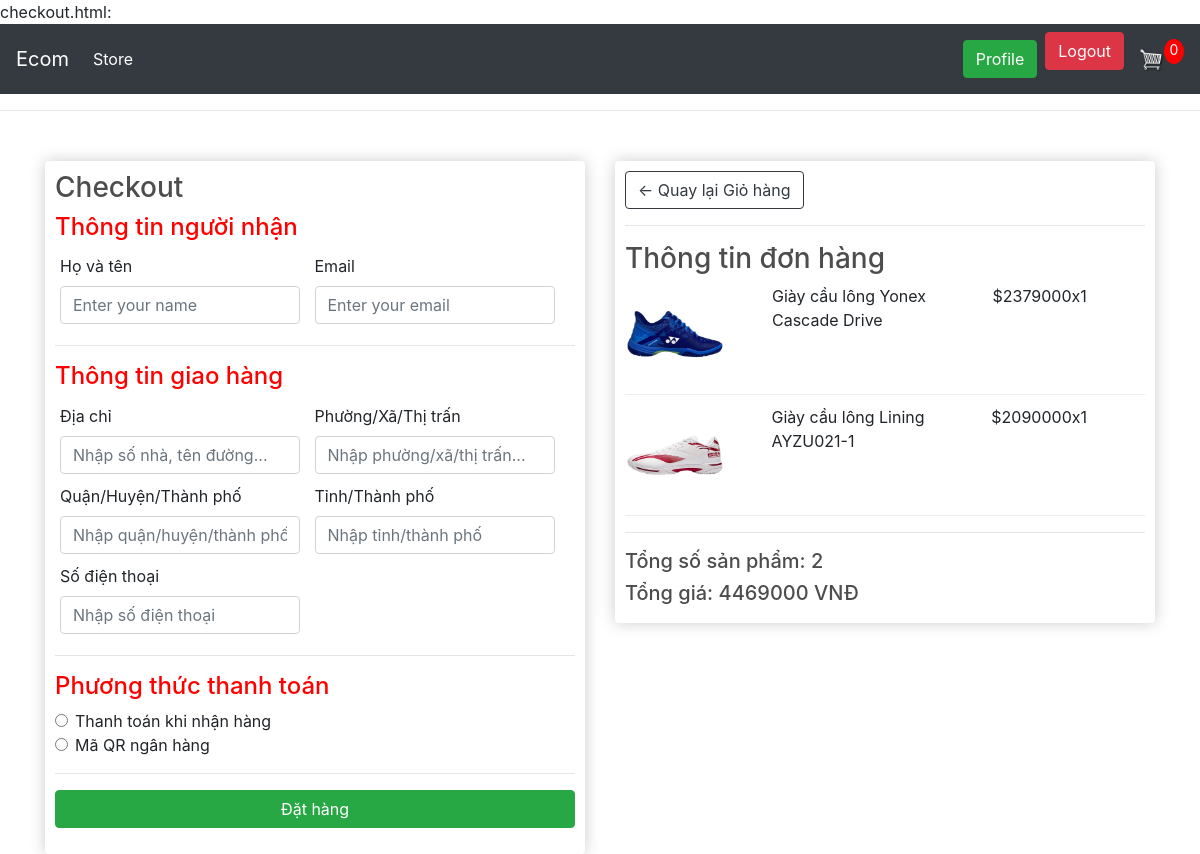
/orders/checkout/process/ (signed in), run on an earlier commit of the app's database.
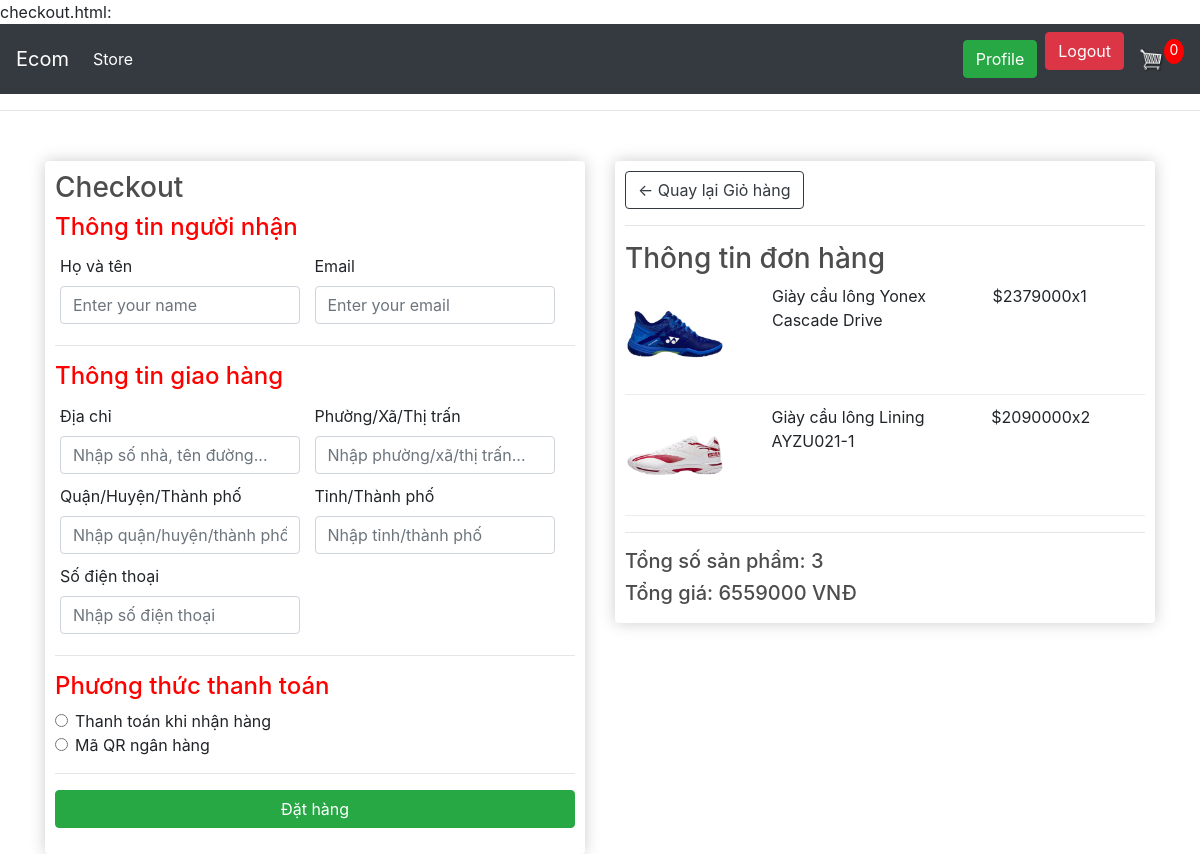
And on a later commit of the database.
### cart/models.py (models this page shows, shortened)
class CartItem(models.Model):
    user = models.ForeignKey(User, on_delete=models.CASCADE, null=True) #Liên kết với user
    cart = models.ForeignKey(Cart, on_delete=models.CASCADE, null=True) # Liên kết với giỏ hàng
    product = models.ForeignKey(
        Product, on_delete=models.CASCADE
    )  # Liên kết với sản phẩm
    quantity = models.PositiveIntegerField(default=1)
    variations = models.ManyToManyField(Variant, blank=True)
    is_active = models.BooleanField(default=True)

### products/models.py (models this page shows, shortened)
class Product(models.Model):
    id = models.AutoField(primary_key=True)  # Trường id, tự động tăng
    name = models.CharField(max_length=200)  # Tên sản phẩm
    slug = models.SlugField(max_length=200, unique=True, blank=True)  # Tạo slug từ tên sản phẩm
    category = models.ForeignKey(
        Category, on_delete=models.SET_NULL, null=True, blank=True, related_name='products'
    )  # Liên kết với danh mục
    price = models.FloatField()  # Giá sản phẩm
    description = models.TextField(null=True, blank=True)  # Mô tả sản phẩm
    image = models.ImageField(null=True, blank=True, upload_to='products/')  # Ảnh sản phẩm
    stock = models.PositiveIntegerField(default=0)  # Số lượng sản phẩm trong kho
    image_1 = models.ImageField(upload_to='products/', null=True, blank=True)
    image_2 = models.ImageField(upload_to='products/', null=True, blank=True)
    image_3 = models.ImageField(upload_to='products/', null=True, blank=True)

### orders/views.py (the view, shortened to what this page needs)
# urls.py: path('checkout/', views.redirect_to_checkout_or_login, name='redirect_checkout'),
@login_required
def checkout(request):
    try:
        cart_items = CartItem.objects.filter(user=request.user, is_active=True)
        if not cart_items.exists():
            return redirect('cart')  # Redirect if no items in the cart
        total = sum(item.product.price * item.quantity for item in cart_items)
        total_quantity = sum(item.quantity for item in cart_items)
        context = {
            'cart_items': cart_items,
            'total': total,
            'total_quantity': total_quantity,
        }
        return render(request, 'checkout.html', context)
    except Exception as e:
        return redirect('cart')  # Redirect to cart in case of errors

### templates/checkout.html (shortened to what the changed rows need)
{% extends 'base.html' %}
{% load static %}
{% block content_checkout %}
<div class="container">
    <div class="row">
        {% if cart_items %}
        <div class="col-lg-6">
            <div class="box-element" id="form-wrapper">
                <h3>Checkout</h3>
                <form id="form" method="POST" action="{% url 'checkout' %}">
                    <div id="user-info">
                        <h4>Thông tin người nhận</h4>
                        <div class="form-field">
                            <label for="name">Họ và tên</label>
                            <input required class="form-control" type="text" name="name" placeholder="Enter your name">
                        </div>
                        <div class="form-field">
                            <label for="email">Email</label>
                            <input required class="form-control" type="email" name="email" placeholder="Enter your email">
                        </div>
                    </div>
                    <div id="shipping-info">
                        <hr>
                        <h4>Thông tin giao hàng</h4>
                        <div class="form-field">
                            <label for="address">Địa chỉ</label>
                            <input required class="form-control" type="text" name="address" placeholder="Nhập số nhà, tên đường...">
                        </div>
                        <div class="form-field">
                            <label for="city">Phường/Xã/Thị trấn</label>
                            <input required class="form-control" type="text" name="city" placeholder="Nhập phường/xã/thị trấn...">
                        </div>
                        <div class="form-field">
                            <label for="state">Quận/Huyện/Thành phố</label>
                            <input required class="form-control" type="text" name="state" placeholder="Nhập quận/huyện/thành phố">
                        </div>
                        <div class="form-field">
                            <label for="country">Tỉnh/Thành phố</label>
                            <input required class="form-control" type="text" name="country" placeholder="Nhập tỉnh/thành phố">
                        </div>
                        <div class="form-field">
                            <label for="mobile">Số điện thoại</label>
                            <input required class="form-control" type="tel" name="mobile" placeholder="Nhập số điện thoại" pattern="[0-9]{10,15}">
                        </div>
                    </div>
                    <div id="payment-methods">
                        <hr>
                        <h4>Phương thức thanh toán</h4>
                        <div class="form-check">
                            <input required class="form-check-input" type="radio" name="payment_method" id="cod" value="cod">
                            <label class="form-check-label" for="cod">Thanh toán khi nhận hàng</label>
                        </div>
                        <div class="form-check">
                            <input required class="form-check-input" type="radio" name="payment_method" id="qr" value="qr">
                            <label class="form-check-label" for="qr">Mã QR ngân hàng</label>
                        </div>
                    </div>
                    <hr>
                    <input id="form-button" class="btn btn-success btn-block" type="submit" value="Đặt hàng" {% if not cart_items %}disabled{% endif %}>
                </form>
            </div>
        </div>
        <div class="col-lg-6">
            <div class="box-element">
                <a class="btn btn-outline-dark" href="{% url 'cart' %}">&#x2190; Quay lại Giỏ hàng</a>
                <hr>
                <h3>Thông tin đơn hàng</h3>
                <div class="cart-items">
                    {% for item in cart_items %}
                    <div class="cart-row">
                        <div style="flex:2">
                            <img class="row-image" src="{{ item.product.image.url|default:'/static/images/placeholder.png' }}" alt="Product Image">
                        </div>
                        <div style="flex:3">
                            <p>{{ item.product.name }}</p>
                        </div>
                        <div style="flex:1">
                            <p>${{ item.product.price|floatformat:0 }}</p>
                        </div>
                        <div style="flex:1">
                            <p>x{{ item.quantity }}</p>
                        </div>
                    </div>
                    {% endfor %}
                </div>
                <hr>
                <h5>Tổng số sản phẩm: {{ total_quantity }}</h5>
                <h5>Tổng giá: {{ total|floatformat:0 }} VNĐ</h5>
            </div>
        </div>
        {% else %}
        <div class="col-md-12 text-center">
            <p class="text-muted">Giỏ hàng trống. Hãy thêm sản phẩm để Checkout!</p>
            <a href="{% url 'products' %}" class="btn btn-primary">Tiếp tục mua sắm</a>
        </div>
        {% endif %}
    </div>
</div>
{% endblock %}

What changed in the data, as far as the page shows it:
changed CartItem "Giày cầu lông Lining AYZU021-1": quantity "1" → "2"
Also different on the page:
{{ total_quantity }}: "2" → "3"
{{ total|floatformat:0 }}: "4469000" → "6559000"
